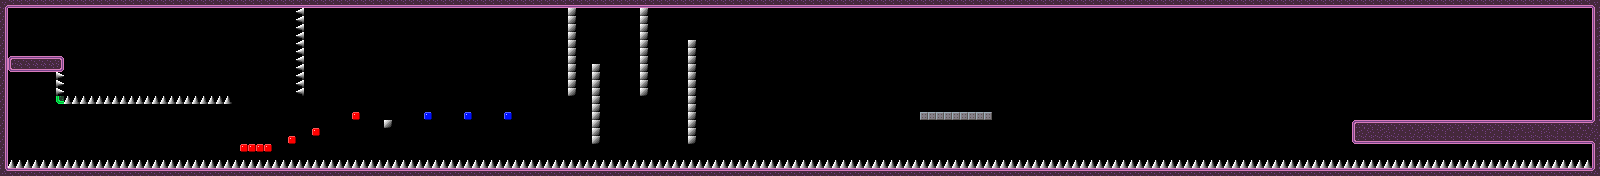

This game map was drawn from its Tiled (.tmx) file and the tilesets committed beside it. A one-line description and the trimmed map source follow:
An orthogonal 200x22 tile map with 8x8 px tiles, 1 tile layer (Tile Layer 1) and 147 objects.

<map version="1.10" tiledversion="1.10.2" orientation="orthogonal" renderorder="right-down" width="200" height="22" tilewidth="8" tileheight="8" infinite="0" nextlayerid="3" nextobjectid="781">
 <tileset firstgid="1" source="../../../purple.tsx" />
 <objectgroup id="2" name="Object Layer 1">
  <object id="2" gid="129" x="120" y="64" width="8" height="8" />
  <object id="9" gid="129" x="216" y="152" width="8" height="8" />
  <object id="10" gid="129" x="168" y="152" width="8" height="8" />
  <object id="11" gid="129" x="120" y="152" width="8" height="8" />
  <object id="12" gid="129" x="80" y="152" width="8" height="8" />
  <object id="13" gid="129" x="24" y="152" width="8" height="8" />
  <object id="14" gid="129" x="176" y="64" width="8" height="8" />
  <object id="16" gid="129" x="272" y="56" width="8" height="8" />
  <object id="17" gid="129" x="232" y="64" width="8" height="8" />
  <object id="18" gid="129" x="192" y="152" width="8" height="8" />
  <object id="19" gid="129" x="144" y="152" width="8" height="8" />
  <object id="20" gid="129" x="96" y="152" width="8" height="8" />
  <object id="21" gid="129" x="88" y="152" width="8" height="8" />
  <object id="22" gid="129" x="56" y="152" width="8" height="8" />
  <object id="23" gid="129" x="48" y="152" width="8" height="8" />
  <object id="24" gid="129" x="64" y="152" width="8" height="8" />
  <object id="25" gid="129" x="72" y="152" width="8" height="8" />
  <object id="26" gid="129" x="40" y="152" width="8" height="8" />
  <object id="27" gid="129" x="32" y="152" width="8" height="8" />
  <object id="33" gid="130" x="152" y="120" width="8" height="8">
   <properties>
    <property name="direction" value="E" />
    <property name="distance" type="int" value="65" />
    <property name="speed" type="int" value="4" />
   </properties>
  </object>
  <object id="34" gid="130" x="176" y="96" width="8" height="8">
   <properties>
    <property name="direction" value="E" />
    <property name="distance" type="int" value="65" />
    <property name="speed" type="int" value="4" />
   </properties>
  </object>
  <object id="35" gid="130" x="200" y="72" width="8" height="8">
   <properties>
    <property name="direction" value="E" />
    <property name="distance" type="int" value="65" />
    <property name="speed" type="int" value="4" />
   </properties>
  </object>
  <object id="36" gid="130" x="200" y="96" width="8" height="8">
   <properties>
    <property name="direction" value="E" />
    <property name="distance" type="int" value="65" />
    <property name="speed" type="int" value="4" />
   </properties>
  </object>
  <object id="37" gid="130" x="200" y="120" width="8" height="8">
   <properties>
    <property name="direction" value="E" />
    <property name="distance" type="int" value="65" />
    <property name="speed" type="int" value="4" />
   </properties>
  </object>
  <object id="41" gid="130" x="176" y="120" width="8" height="8">
   <properties>
    <property name="direction" value="E" />
    <property name="distance" type="int" value="65" />
    <property name="speed" type="int" value="4" />
   </properties>
  </object>
  <object id="44" gid="130" x="224" y="48" width="8" height="8">
   <properties>
    <property name="direction" value="E" />
    <property name="distance" type="int" value="65" />
   </properties>
  </object>
  <object id="45" gid="130" x="248" y="24" width="8" height="8">
   <properties>
    <property name="direction" value="E" />
    <property name="distance" type="int" value="65" />
   </properties>
  </object>
  <object id="46" gid="130" x="248" y="48" width="8" height="8">
   <properties>
    <property name="direction" value="E" />
    <property name="distance" type="int" value="65" />
   </properties>
  </object>
  <object id="47" gid="130" x="224" y="72" width="8" height="8">
   <properties>
    <property name="direction" value="E" />
    <property name="distance" type="int" value="65" />
   </properties>
  </object>
  <object id="48" gid="130" x="224" y="96" width="8" height="8">
   <properties>
    <property name="direction" value="E" />
    <property name="distance" type="int" value="65" />
   </properties>
  </object>
  <object id="49" gid="130" x="248" y="72" width="8" height="8">
   <properties>
    <property name="direction" value="E" />
    <property name="distance" type="int" value="65" />
   </properties>
  </object>
  <object id="50" gid="130" x="248" y="96" width="8" height="8">
   <properties>
    <property name="direction" value="E" />
    <property name="distance" type="int" value="65" />
   </properties>
  </object>
  <object id="51" gid="130" x="224" y="120" width="8" height="8">
   <properties>
    <property name="direction" value="E" />
    <property name="distance" type="int" value="65" />
   </properties>
  </object>
  <object id="52" gid="130" x="248" y="120" width="8" height="8">
   <properties>
    <property name="direction" value="E" />
    <property name="distance" type="int" value="65" />
   </properties>
  </object>
  <object id="55" gid="130" x="128" y="144" width="8" height="8">
   <properties>
    <property name="direction" value="E" />
    <property name="distance" type="int" value="65" />
   </properties>
  </object>
  <object id="56" gid="130" x="152" y="144" width="8" height="8">
   <properties>
    <property name="direction" value="E" />
    <property name="distance" type="int" value="65" />
   </properties>
  </object>
  <object id="57" gid="130" x="176" y="144" width="8" height="8">
   <properties>
    <property name="direction" value="E" />
    <property name="distance" type="int" value="65" />
   </properties>
  </object>
  <object id="58" gid="130" x="200" y="144" width="8" height="8">
   <properties>
    <property name="direction" value="E" />
    <property name="distance" type="int" value="65" />
   </properties>
  </object>
  <object id="60" gid="130" x="224" y="144" width="8" height="8">
   <properties>
    <property name="direction" value="E" />
    <property name="distance" type="int" value="65" />
   </properties>
  </object>
  <object id="61" gid="130" x="248" y="144" width="8" height="8">
   <properties>
    <property name="direction" value="E" />
    <property name="distance" type="int" value="65" />
   </properties>
  </object>
  <object id="62" gid="130" x="368" y="16" width="8" height="8">
   <properties>
    <property name="direction" value="E" />
    <property name="distance" type="int" value="9" />
   </properties>
  </object>
  <object id="63" gid="130" x="368" y="56" width="8" height="8">
   <properties>
    <property name="direction" value="E" />
    <property name="distance" type="int" value="9" />
   </properties>
  </object>
  <object id="64" gid="130" x="368" y="96" width="8" height="8">
   <properties>
    <property name="direction" value="E" />
    <property name="distance" type="int" value="9" />
   </properties>
  </object>
  <object id="65" gid="130" x="368" y="136" width="8" height="8">
   <properties>
    <property name="direction" value="E" />
    <property name="distance" type="int" value="9" />
   </properties>
  </object>
  <object id="66" gid="130" x="400" y="24" width="8" height="8">
   <properties>
    <property name="direction" value="E" />
    <property name="distance" type="int" value="9" />
   </properties>
  </object>
  <object id="67" gid="130" x="400" y="64" width="8" height="8">
   <properties>
    <property name="direction" value="E" />
    <property name="distance" type="int" value="9" />
   </properties>
  </object>
  <object id="68" gid="130" x="400" y="104" width="8" height="8">
   <properties>
    <property name="direction" value="E" />
    <property name="distance" type="int" value="9" />
   </properties>
  </object>
  </objectgroup>
 <layer id="1" name="Tile Layer 1" width="200" height="22">
  <data>[4400 cells, 843 non-empty, 25 distinct tile ids]</data>
 </layer>
</map>
<!-- 100 of 147 objects omitted -->
